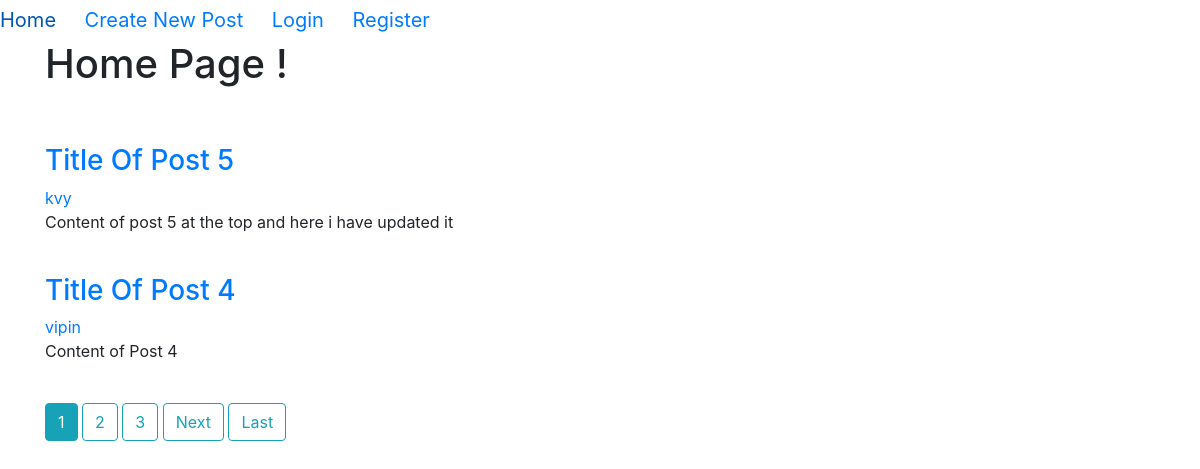
The app's page /, older data.
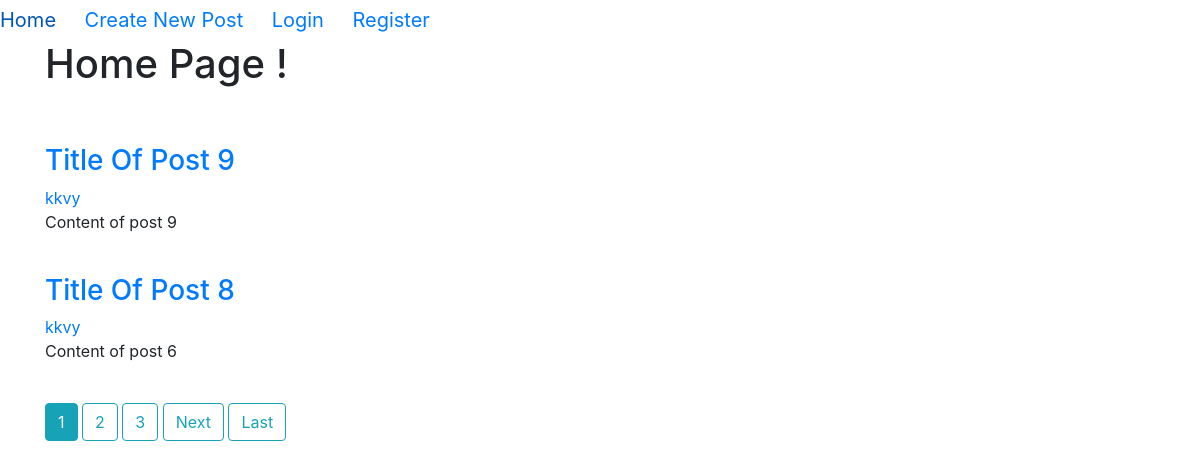
The same page, newer data.
### Posts/models.py (models this page shows, shortened)
class Post(models.Model):
    Title = models.CharField(default='Title Of Post', max_length=50)
    Content = models.TextField()
    Publish_date = models.DateTimeField(auto_now_add=True)
    Last_updated = models.DateTimeField(auto_now=True)
    Auther = models.ForeignKey(User, on_delete=models.CASCADE)

class User(AbstractUser):
    email = models.EmailField()
    pet_name = models.CharField(default='Not have any pet', max_length=50)

### Posts/views.py (the view)
# urls.py: path('', post_view.HomePage.as_view(),name="Home"),
class HomePage(ListView):
    model = Post
    template_name = 'Posts/Home.html'
    context_object_name = 'Posts'
    ordering = ['-Publish_date']
    paginate_by = 2
    def get_context_data(self, **kwargs):
        context = super().get_context_data(**kwargs)
        context["title"] = "Home | Posts"
        return context

### Posts/templates/Posts/Home.html
{% extends 'Posts/Base.html' %}
{% block data %}
    <h1> Home Page ! </h1>
    <br>
    <br>
    {% for post in Posts %}
        <h3><a href="{% url 'post-detail' post.id %}">{{ post.Title }}</a><br></h3>
        <a href="{% url 'user-post-detail' post.Auther %}">{{ post.Auther }}</a><br>
        <p>
            {{ post.Content }} <br>
        </p>
        <br>
    {% endfor %}
{% endblock data %}

### Posts/templates/Posts/Base.html (shortened to what this page needs)
<!DOCTYPE html >
<html>
<head>
    <link rel="stylesheet" href="https://maxcdn.bootstrapcdn.com/bootstrap/4.0.0/css/bootstrap.min.css">
</head>
<body>
    <a class="navbar-brand mr-4" href="{% url 'Home' %}">Home</a>
    <a class="navbar-brand mr-4" href="{% url 'post-create' %}"> Create New Post</a>
    {% if user.is_authenticated %}
        <a class="navbar-brand mr-4" href="{% url 'Logout' %}"> Logout </a>
        <a class="navbar-brand mr-4" href="{% url 'user-post-detail' user.username %}"> My Posts </a>
        <a class="navbar-brand mr-4" href="{% url 'Profile' %}"> {{ user.username }} </a>
    {% else %}
        <a class="navbar-brand mr-4" href="{% url 'Login' %}"> Login </a>
        <a class="navbar-brand mr-4" href="{% url 'Registration' %}"> Register </a>
    {% endif %}
    <div class="container">
    {% block data %}
    {% endblock data %}
    </div>
   <div class="container">
    {% if is_paginated %}
        {% for num in page_obj.paginator.page_range %}
            {% if page_obj.number == num %}
            <a class="btn btn-info mb-4" href="?page={{ num }}">{{ num }}</a>
            {% elif num > page_obj.number|add:'-3' and num < page_obj.number|add:'3' %}
            <a class="btn btn-outline-info mb-4" href="?page={{ num }}">{{ num }}</a>
            {% endif %}
        {% endfor %}
        {% if page_obj.has_next %}
            <a class="btn btn-outline-info mb-4" href="?page={{ page_obj.next_page_number }}">Next</a>
            <a class="btn btn-outline-info mb-4" href="?page={{ page_obj.paginator.num_pages }}">Last</a>
        {% endif %}
    {% endif %}
    </div>
</body>
</html>

Row changes from the older to the newer data that the page shows:
no longer on this page (row unchanged): Post: Title "Title Of Post 5", Auther "kvy", Content "Content of post 5 at the top and here i have updated it"
no longer on this page (row unchanged): Post: Title "Title Of Post 4", Auther "vipin", Content "Content of Post 4"
added Post: Title "Title Of Post 9", Auther "kkvy", Content "Content of post 9"
added Post: Title "Title Of Post 8", Auther "kkvy", Content "Content of post 6"
